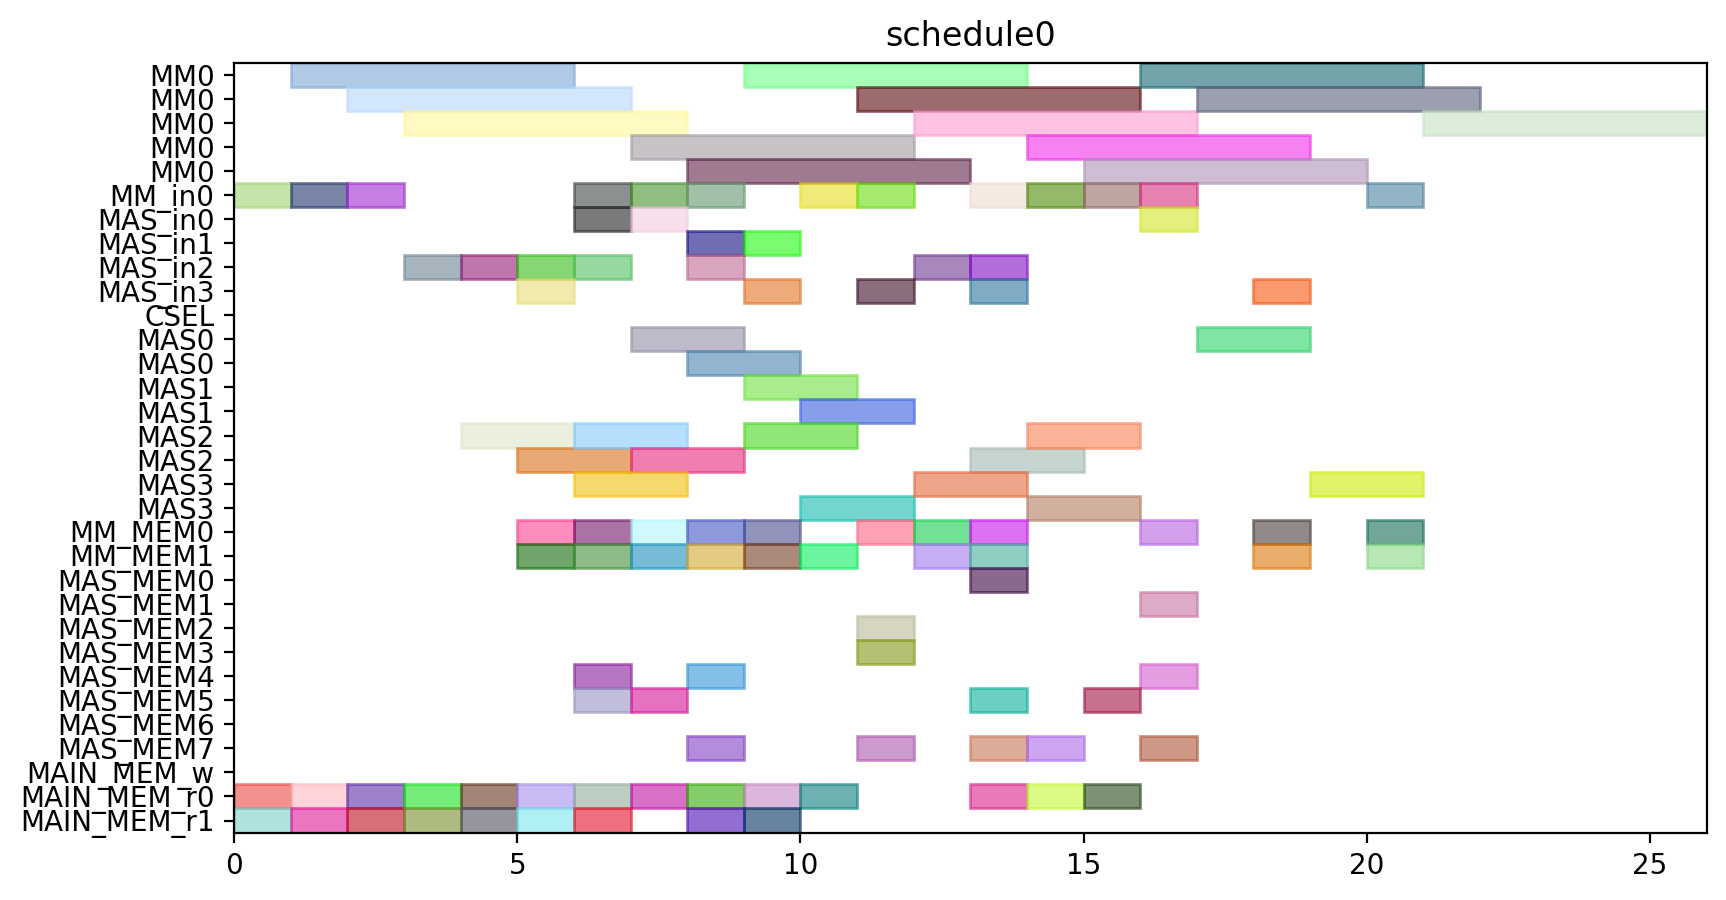

Write Python code to recreate this figure.
from pyschedule import Scenario, solvers, plotters, alt


def solve():
	horizon = 120
	S = Scenario("schedule0", horizon=horizon)

	# resource
	MM = S.Resources('MM', num=1, size=5)
	MM_in = S.Resources('MM_in', num=1)
	MAS_in = S.Resources('MAS_in', num=4)
	CSEL = S.Resource('CSEL')
	MAS = S.Resources('MAS', num=4, size=2, periods=range(1, horizon))
	MM_MEM = S.Resources('MM_MEM', num=2)
	MAS_MEM = S.Resources('MAS_MEM', num=8)
	MAIN_MEM_w = S.Resource('MAIN_MEM_w', size=1)
	MAIN_MEM_r = S.Resources('MAIN_MEM_r', num=2)

	# result of previous scheduling

	# new tasks
	t0 = S.Task('t0', length=5, delay_cost=1)
	t0 += alt(MM)
	t0_in = S.Task('t0_in', length=1, delay_cost=1)
	t0_in += alt(MM_in)
	S += t0_in*MM_in[0]<=t0*MM[0]
	t0_mem0 = S.Task('t0_mem0', length=1, delay_cost=1)
	t0_mem0 += MAIN_MEM_r[0]
	S += t0_mem0 <= t0

	t0_mem1 = S.Task('t0_mem1', length=1, delay_cost=1)
	t0_mem1 += MAIN_MEM_r[1]
	S += t0_mem1 <= t0

	t1 = S.Task('t1', length=5, delay_cost=1)
	t1 += alt(MM)
	t1_in = S.Task('t1_in', length=1, delay_cost=1)
	t1_in += alt(MM_in)
	S += t1_in*MM_in[0]<=t1*MM[0]
	t1_mem0 = S.Task('t1_mem0', length=1, delay_cost=1)
	t1_mem0 += MAIN_MEM_r[0]
	S += t1_mem0 <= t1

	t1_mem1 = S.Task('t1_mem1', length=1, delay_cost=1)
	t1_mem1 += MAIN_MEM_r[1]
	S += t1_mem1 <= t1

	t2 = S.Task('t2', length=5, delay_cost=1)
	t2 += alt(MM)
	t2_in = S.Task('t2_in', length=1, delay_cost=1)
	t2_in += alt(MM_in)
	S += t2_in*MM_in[0]<=t2*MM[0]
	t2_mem0 = S.Task('t2_mem0', length=1, delay_cost=1)
	t2_mem0 += MAIN_MEM_r[0]
	S += t2_mem0 <= t2

	t2_mem1 = S.Task('t2_mem1', length=1, delay_cost=1)
	t2_mem1 += MAIN_MEM_r[1]
	S += t2_mem1 <= t2

	t3 = S.Task('t3', length=2, delay_cost=1)
	t3 += alt(MAS)
	t3_in = S.Task('t3_in', length=1, delay_cost=1)
	t3_in += alt(MAS_in)
	S += t3_in*MAS_in[0]<=t3*MAS[0]

	S += t3_in*MAS_in[1]<=t3*MAS[1]

	S += t3_in*MAS_in[2]<=t3*MAS[2]

	S += t3_in*MAS_in[3]<=t3*MAS[3]

	t3_mem0 = S.Task('t3_mem0', length=1, delay_cost=1)
	t3_mem0 += MAIN_MEM_r[0]
	S += t3_mem0 <= t3

	t3_mem1 = S.Task('t3_mem1', length=1, delay_cost=1)
	t3_mem1 += MAIN_MEM_r[1]
	S += t3_mem1 <= t3

	t4 = S.Task('t4', length=2, delay_cost=1)
	t4 += alt(MAS)
	t4_in = S.Task('t4_in', length=1, delay_cost=1)
	t4_in += alt(MAS_in)
	S += t4_in*MAS_in[0]<=t4*MAS[0]

	S += t4_in*MAS_in[1]<=t4*MAS[1]

	S += t4_in*MAS_in[2]<=t4*MAS[2]

	S += t4_in*MAS_in[3]<=t4*MAS[3]

	t4_mem0 = S.Task('t4_mem0', length=1, delay_cost=1)
	t4_mem0 += MAIN_MEM_r[0]
	S += t4_mem0 <= t4

	t4_mem1 = S.Task('t4_mem1', length=1, delay_cost=1)
	t4_mem1 += MAIN_MEM_r[1]
	S += t4_mem1 <= t4

	t8 = S.Task('t8', length=2, delay_cost=1)
	t8 += alt(MAS)
	t8_in = S.Task('t8_in', length=1, delay_cost=1)
	t8_in += alt(MAS_in)
	S += t8_in*MAS_in[0]<=t8*MAS[0]

	S += t8_in*MAS_in[1]<=t8*MAS[1]

	S += t8_in*MAS_in[2]<=t8*MAS[2]

	S += t8_in*MAS_in[3]<=t8*MAS[3]

	t8_mem0 = S.Task('t8_mem0', length=1, delay_cost=1)
	t8_mem0 += MAIN_MEM_r[0]
	S += t8_mem0 <= t8

	t8_mem1 = S.Task('t8_mem1', length=1, delay_cost=1)
	t8_mem1 += MAIN_MEM_r[1]
	S += t8_mem1 <= t8

	t9 = S.Task('t9', length=2, delay_cost=1)
	t9 += alt(MAS)
	t9_in = S.Task('t9_in', length=1, delay_cost=1)
	t9_in += alt(MAS_in)
	S += t9_in*MAS_in[0]<=t9*MAS[0]

	S += t9_in*MAS_in[1]<=t9*MAS[1]

	S += t9_in*MAS_in[2]<=t9*MAS[2]

	S += t9_in*MAS_in[3]<=t9*MAS[3]

	t9_mem0 = S.Task('t9_mem0', length=1, delay_cost=1)
	t9_mem0 += MAIN_MEM_r[0]
	S += t9_mem0 <= t9

	t9_mem1 = S.Task('t9_mem1', length=1, delay_cost=1)
	t9_mem1 += MAIN_MEM_r[1]
	S += t9_mem1 <= t9

	t13 = S.Task('t13', length=2, delay_cost=1)
	t13 += alt(MAS)
	t13_in = S.Task('t13_in', length=1, delay_cost=1)
	t13_in += alt(MAS_in)
	S += t13_in*MAS_in[0]<=t13*MAS[0]

	S += t13_in*MAS_in[1]<=t13*MAS[1]

	S += t13_in*MAS_in[2]<=t13*MAS[2]

	S += t13_in*MAS_in[3]<=t13*MAS[3]

	t13_mem0 = S.Task('t13_mem0', length=1, delay_cost=1)
	t13_mem0 += MAIN_MEM_r[0]
	S += t13_mem0 <= t13

	t13_mem1 = S.Task('t13_mem1', length=1, delay_cost=1)
	t13_mem1 += MAIN_MEM_r[1]
	S += t13_mem1 <= t13

	t14 = S.Task('t14', length=2, delay_cost=1)
	t14 += alt(MAS)
	t14_in = S.Task('t14_in', length=1, delay_cost=1)
	t14_in += alt(MAS_in)
	S += t14_in*MAS_in[0]<=t14*MAS[0]

	S += t14_in*MAS_in[1]<=t14*MAS[1]

	S += t14_in*MAS_in[2]<=t14*MAS[2]

	S += t14_in*MAS_in[3]<=t14*MAS[3]

	t14_mem0 = S.Task('t14_mem0', length=1, delay_cost=1)
	t14_mem0 += MAIN_MEM_r[0]
	S += t14_mem0 <= t14

	t14_mem1 = S.Task('t14_mem1', length=1, delay_cost=1)
	t14_mem1 += MAIN_MEM_r[1]
	S += t14_mem1 <= t14

	t5 = S.Task('t5', length=5, delay_cost=1)
	t5 += alt(MM)
	t5_in = S.Task('t5_in', length=1, delay_cost=1)
	t5_in += alt(MM_in)
	S += t5_in*MM_in[0]<=t5*MM[0]
	t5_mem0 = S.Task('t5_mem0', length=1, delay_cost=1)
	t5_mem0 += alt(MAS_MEM)
	S += (t3*MAS[0])-1 < t5_mem0*MAS_MEM[0]
	S += (t3*MAS[1])-1 < t5_mem0*MAS_MEM[2]
	S += (t3*MAS[2])-1 < t5_mem0*MAS_MEM[4]
	S += (t3*MAS[3])-1 < t5_mem0*MAS_MEM[6]
	S += t5_mem0 <= t5

	t5_mem1 = S.Task('t5_mem1', length=1, delay_cost=1)
	t5_mem1 += alt(MAS_MEM)
	S += (t4*MAS[0])-1 < t5_mem1*MAS_MEM[1]
	S += (t4*MAS[1])-1 < t5_mem1*MAS_MEM[3]
	S += (t4*MAS[2])-1 < t5_mem1*MAS_MEM[5]
	S += (t4*MAS[3])-1 < t5_mem1*MAS_MEM[7]
	S += t5_mem1 <= t5

	t6 = S.Task('t6', length=2, delay_cost=1)
	t6 += alt(MAS)
	t6_in = S.Task('t6_in', length=1, delay_cost=1)
	t6_in += alt(MAS_in)
	S += t6_in*MAS_in[0]<=t6*MAS[0]

	S += t6_in*MAS_in[1]<=t6*MAS[1]

	S += t6_in*MAS_in[2]<=t6*MAS[2]

	S += t6_in*MAS_in[3]<=t6*MAS[3]

	t6_mem0 = S.Task('t6_mem0', length=1, delay_cost=1)
	t6_mem0 += alt(MM_MEM)
	S += (t0*MM[0])-1 < t6_mem0*MM_MEM[0]
	S += t6_mem0 <= t6

	t6_mem1 = S.Task('t6_mem1', length=1, delay_cost=1)
	t6_mem1 += alt(MM_MEM)
	S += (t1*MM[0])-1 < t6_mem1*MM_MEM[1]
	S += t6_mem1 <= t6

	t10 = S.Task('t10', length=5, delay_cost=1)
	t10 += alt(MM)
	t10_in = S.Task('t10_in', length=1, delay_cost=1)
	t10_in += alt(MM_in)
	S += t10_in*MM_in[0]<=t10*MM[0]
	t10_mem0 = S.Task('t10_mem0', length=1, delay_cost=1)
	t10_mem0 += alt(MAS_MEM)
	S += (t8*MAS[0])-1 < t10_mem0*MAS_MEM[0]
	S += (t8*MAS[1])-1 < t10_mem0*MAS_MEM[2]
	S += (t8*MAS[2])-1 < t10_mem0*MAS_MEM[4]
	S += (t8*MAS[3])-1 < t10_mem0*MAS_MEM[6]
	S += t10_mem0 <= t10

	t10_mem1 = S.Task('t10_mem1', length=1, delay_cost=1)
	t10_mem1 += alt(MAS_MEM)
	S += (t9*MAS[0])-1 < t10_mem1*MAS_MEM[1]
	S += (t9*MAS[1])-1 < t10_mem1*MAS_MEM[3]
	S += (t9*MAS[2])-1 < t10_mem1*MAS_MEM[5]
	S += (t9*MAS[3])-1 < t10_mem1*MAS_MEM[7]
	S += t10_mem1 <= t10

	t11 = S.Task('t11', length=2, delay_cost=1)
	t11 += alt(MAS)
	t11_in = S.Task('t11_in', length=1, delay_cost=1)
	t11_in += alt(MAS_in)
	S += t11_in*MAS_in[0]<=t11*MAS[0]

	S += t11_in*MAS_in[1]<=t11*MAS[1]

	S += t11_in*MAS_in[2]<=t11*MAS[2]

	S += t11_in*MAS_in[3]<=t11*MAS[3]

	t11_mem0 = S.Task('t11_mem0', length=1, delay_cost=1)
	t11_mem0 += alt(MM_MEM)
	S += (t1*MM[0])-1 < t11_mem0*MM_MEM[0]
	S += t11_mem0 <= t11

	t11_mem1 = S.Task('t11_mem1', length=1, delay_cost=1)
	t11_mem1 += alt(MM_MEM)
	S += (t2*MM[0])-1 < t11_mem1*MM_MEM[1]
	S += t11_mem1 <= t11

	t15 = S.Task('t15', length=5, delay_cost=1)
	t15 += alt(MM)
	t15_in = S.Task('t15_in', length=1, delay_cost=1)
	t15_in += alt(MM_in)
	S += t15_in*MM_in[0]<=t15*MM[0]
	t15_mem0 = S.Task('t15_mem0', length=1, delay_cost=1)
	t15_mem0 += alt(MAS_MEM)
	S += (t13*MAS[0])-1 < t15_mem0*MAS_MEM[0]
	S += (t13*MAS[1])-1 < t15_mem0*MAS_MEM[2]
	S += (t13*MAS[2])-1 < t15_mem0*MAS_MEM[4]
	S += (t13*MAS[3])-1 < t15_mem0*MAS_MEM[6]
	S += t15_mem0 <= t15

	t15_mem1 = S.Task('t15_mem1', length=1, delay_cost=1)
	t15_mem1 += alt(MAS_MEM)
	S += (t14*MAS[0])-1 < t15_mem1*MAS_MEM[1]
	S += (t14*MAS[1])-1 < t15_mem1*MAS_MEM[3]
	S += (t14*MAS[2])-1 < t15_mem1*MAS_MEM[5]
	S += (t14*MAS[3])-1 < t15_mem1*MAS_MEM[7]
	S += t15_mem1 <= t15

	t16 = S.Task('t16', length=2, delay_cost=1)
	t16 += alt(MAS)
	t16_in = S.Task('t16_in', length=1, delay_cost=1)
	t16_in += alt(MAS_in)
	S += t16_in*MAS_in[0]<=t16*MAS[0]

	S += t16_in*MAS_in[1]<=t16*MAS[1]

	S += t16_in*MAS_in[2]<=t16*MAS[2]

	S += t16_in*MAS_in[3]<=t16*MAS[3]

	t16_mem0 = S.Task('t16_mem0', length=1, delay_cost=1)
	t16_mem0 += alt(MM_MEM)
	S += (t0*MM[0])-1 < t16_mem0*MM_MEM[0]
	S += t16_mem0 <= t16

	t16_mem1 = S.Task('t16_mem1', length=1, delay_cost=1)
	t16_mem1 += alt(MM_MEM)
	S += (t2*MM[0])-1 < t16_mem1*MM_MEM[1]
	S += t16_mem1 <= t16

	t19 = S.Task('t19', length=5, delay_cost=1)
	t19 += alt(MM)
	t19_in = S.Task('t19_in', length=1, delay_cost=1)
	t19_in += alt(MM_in)
	S += t19_in*MM_in[0]<=t19*MM[0]
	t19_mem0 = S.Task('t19_mem0', length=1, delay_cost=1)
	t19_mem0 += MAIN_MEM_r[0]
	S += t19_mem0 <= t19

	t19_mem1 = S.Task('t19_mem1', length=1, delay_cost=1)
	t19_mem1 += alt(MM_MEM)
	S += (t2*MM[0])-1 < t19_mem1*MM_MEM[1]
	S += t19_mem1 <= t19

	t24 = S.Task('t24', length=2, delay_cost=1)
	t24 += alt(MAS)
	t24_in = S.Task('t24_in', length=1, delay_cost=1)
	t24_in += alt(MAS_in)
	S += t24_in*MAS_in[0]<=t24*MAS[0]

	S += t24_in*MAS_in[1]<=t24*MAS[1]

	S += t24_in*MAS_in[2]<=t24*MAS[2]

	S += t24_in*MAS_in[3]<=t24*MAS[3]

	t24_mem0 = S.Task('t24_mem0', length=1, delay_cost=1)
	t24_mem0 += alt(MM_MEM)
	S += (t0*MM[0])-1 < t24_mem0*MM_MEM[0]
	S += t24_mem0 <= t24

	t24_mem1 = S.Task('t24_mem1', length=1, delay_cost=1)
	t24_mem1 += alt(MM_MEM)
	S += (t0*MM[0])-1 < t24_mem1*MM_MEM[1]
	S += t24_mem1 <= t24

	t26 = S.Task('t26', length=5, delay_cost=1)
	t26 += alt(MM)
	t26_in = S.Task('t26_in', length=1, delay_cost=1)
	t26_in += alt(MM_in)
	S += t26_in*MM_in[0]<=t26*MM[0]
	t26_mem0 = S.Task('t26_mem0', length=1, delay_cost=1)
	t26_mem0 += MAIN_MEM_r[0]
	S += t26_mem0 <= t26

	t26_mem1 = S.Task('t26_mem1', length=1, delay_cost=1)
	t26_mem1 += alt(MM_MEM)
	S += (t2*MM[0])-1 < t26_mem1*MM_MEM[1]
	S += t26_mem1 <= t26

	t7 = S.Task('t7', length=2, delay_cost=1)
	t7 += alt(MAS)
	t7_in = S.Task('t7_in', length=1, delay_cost=1)
	t7_in += alt(MAS_in)
	S += t7_in*MAS_in[0]<=t7*MAS[0]

	S += t7_in*MAS_in[1]<=t7*MAS[1]

	S += t7_in*MAS_in[2]<=t7*MAS[2]

	S += t7_in*MAS_in[3]<=t7*MAS[3]

	t7_mem0 = S.Task('t7_mem0', length=1, delay_cost=1)
	t7_mem0 += alt(MM_MEM)
	S += (t5*MM[0])-1 < t7_mem0*MM_MEM[0]
	S += t7_mem0 <= t7

	t7_mem1 = S.Task('t7_mem1', length=1, delay_cost=1)
	t7_mem1 += alt(MAS_MEM)
	S += (t6*MAS[0])-1 < t7_mem1*MAS_MEM[1]
	S += (t6*MAS[1])-1 < t7_mem1*MAS_MEM[3]
	S += (t6*MAS[2])-1 < t7_mem1*MAS_MEM[5]
	S += (t6*MAS[3])-1 < t7_mem1*MAS_MEM[7]
	S += t7_mem1 <= t7

	t12 = S.Task('t12', length=2, delay_cost=1)
	t12 += alt(MAS)
	t12_in = S.Task('t12_in', length=1, delay_cost=1)
	t12_in += alt(MAS_in)
	S += t12_in*MAS_in[0]<=t12*MAS[0]

	S += t12_in*MAS_in[1]<=t12*MAS[1]

	S += t12_in*MAS_in[2]<=t12*MAS[2]

	S += t12_in*MAS_in[3]<=t12*MAS[3]

	t12_mem0 = S.Task('t12_mem0', length=1, delay_cost=1)
	t12_mem0 += alt(MM_MEM)
	S += (t10*MM[0])-1 < t12_mem0*MM_MEM[0]
	S += t12_mem0 <= t12

	t12_mem1 = S.Task('t12_mem1', length=1, delay_cost=1)
	t12_mem1 += alt(MAS_MEM)
	S += (t11*MAS[0])-1 < t12_mem1*MAS_MEM[1]
	S += (t11*MAS[1])-1 < t12_mem1*MAS_MEM[3]
	S += (t11*MAS[2])-1 < t12_mem1*MAS_MEM[5]
	S += (t11*MAS[3])-1 < t12_mem1*MAS_MEM[7]
	S += t12_mem1 <= t12

	t17 = S.Task('t17', length=2, delay_cost=1)
	t17 += alt(MAS)
	t17_in = S.Task('t17_in', length=1, delay_cost=1)
	t17_in += alt(MAS_in)
	S += t17_in*MAS_in[0]<=t17*MAS[0]

	S += t17_in*MAS_in[1]<=t17*MAS[1]

	S += t17_in*MAS_in[2]<=t17*MAS[2]

	S += t17_in*MAS_in[3]<=t17*MAS[3]

	t17_mem0 = S.Task('t17_mem0', length=1, delay_cost=1)
	t17_mem0 += alt(MM_MEM)
	S += (t15*MM[0])-1 < t17_mem0*MM_MEM[0]
	S += t17_mem0 <= t17

	t17_mem1 = S.Task('t17_mem1', length=1, delay_cost=1)
	t17_mem1 += alt(MAS_MEM)
	S += (t16*MAS[0])-1 < t17_mem1*MAS_MEM[1]
	S += (t16*MAS[1])-1 < t17_mem1*MAS_MEM[3]
	S += (t16*MAS[2])-1 < t17_mem1*MAS_MEM[5]
	S += (t16*MAS[3])-1 < t17_mem1*MAS_MEM[7]
	S += t17_mem1 <= t17

	t25 = S.Task('t25', length=2, delay_cost=1)
	t25 += alt(MAS)
	t25_in = S.Task('t25_in', length=1, delay_cost=1)
	t25_in += alt(MAS_in)
	S += t25_in*MAS_in[0]<=t25*MAS[0]

	S += t25_in*MAS_in[1]<=t25*MAS[1]

	S += t25_in*MAS_in[2]<=t25*MAS[2]

	S += t25_in*MAS_in[3]<=t25*MAS[3]

	t25_mem0 = S.Task('t25_mem0', length=1, delay_cost=1)
	t25_mem0 += alt(MM_MEM)
	S += (t0*MM[0])-1 < t25_mem0*MM_MEM[0]
	S += t25_mem0 <= t25

	t25_mem1 = S.Task('t25_mem1', length=1, delay_cost=1)
	t25_mem1 += alt(MAS_MEM)
	S += (t24*MAS[0])-1 < t25_mem1*MAS_MEM[1]
	S += (t24*MAS[1])-1 < t25_mem1*MAS_MEM[3]
	S += (t24*MAS[2])-1 < t25_mem1*MAS_MEM[5]
	S += (t24*MAS[3])-1 < t25_mem1*MAS_MEM[7]
	S += t25_mem1 <= t25

	t29 = S.Task('t29', length=2, delay_cost=1)
	t29 += alt(MAS)
	t29_in = S.Task('t29_in', length=1, delay_cost=1)
	t29_in += alt(MAS_in)
	S += t29_in*MAS_in[0]<=t29*MAS[0]

	S += t29_in*MAS_in[1]<=t29*MAS[1]

	S += t29_in*MAS_in[2]<=t29*MAS[2]

	S += t29_in*MAS_in[3]<=t29*MAS[3]

	t29_mem0 = S.Task('t29_mem0', length=1, delay_cost=1)
	t29_mem0 += alt(MM_MEM)
	S += (t0*MM[0])-1 < t29_mem0*MM_MEM[0]
	S += t29_mem0 <= t29

	t29_mem1 = S.Task('t29_mem1', length=1, delay_cost=1)
	t29_mem1 += alt(MM_MEM)
	S += (t26*MM[0])-1 < t29_mem1*MM_MEM[1]
	S += t29_mem1 <= t29

	t18 = S.Task('t18', length=5, delay_cost=1)
	t18 += alt(MM)
	t18_in = S.Task('t18_in', length=1, delay_cost=1)
	t18_in += alt(MM_in)
	S += t18_in*MM_in[0]<=t18*MM[0]
	t18_mem0 = S.Task('t18_mem0', length=1, delay_cost=1)
	t18_mem0 += MAIN_MEM_r[0]
	S += t18_mem0 <= t18

	t18_mem1 = S.Task('t18_mem1', length=1, delay_cost=1)
	t18_mem1 += alt(MAS_MEM)
	S += (t12*MAS[0])-1 < t18_mem1*MAS_MEM[1]
	S += (t12*MAS[1])-1 < t18_mem1*MAS_MEM[3]
	S += (t12*MAS[2])-1 < t18_mem1*MAS_MEM[5]
	S += (t12*MAS[3])-1 < t18_mem1*MAS_MEM[7]
	S += t18_mem1 <= t18

	t27 = S.Task('t27', length=5, delay_cost=1)
	t27 += alt(MM)
	t27_in = S.Task('t27_in', length=1, delay_cost=1)
	t27_in += alt(MM_in)
	S += t27_in*MM_in[0]<=t27*MM[0]
	t27_mem0 = S.Task('t27_mem0', length=1, delay_cost=1)
	t27_mem0 += MAIN_MEM_r[0]
	S += t27_mem0 <= t27

	t27_mem1 = S.Task('t27_mem1', length=1, delay_cost=1)
	t27_mem1 += alt(MAS_MEM)
	S += (t12*MAS[0])-1 < t27_mem1*MAS_MEM[1]
	S += (t12*MAS[1])-1 < t27_mem1*MAS_MEM[3]
	S += (t12*MAS[2])-1 < t27_mem1*MAS_MEM[5]
	S += (t12*MAS[3])-1 < t27_mem1*MAS_MEM[7]
	S += t27_mem1 <= t27

	t28 = S.Task('t28', length=2, delay_cost=1)
	t28 += alt(MAS)
	t28_in = S.Task('t28_in', length=1, delay_cost=1)
	t28_in += alt(MAS_in)
	S += t28_in*MAS_in[0]<=t28*MAS[0]

	S += t28_in*MAS_in[1]<=t28*MAS[1]

	S += t28_in*MAS_in[2]<=t28*MAS[2]

	S += t28_in*MAS_in[3]<=t28*MAS[3]

	t28_mem0 = S.Task('t28_mem0', length=1, delay_cost=1)
	t28_mem0 += alt(MAS_MEM)
	S += (t25*MAS[0])-1 < t28_mem0*MAS_MEM[0]
	S += (t25*MAS[1])-1 < t28_mem0*MAS_MEM[2]
	S += (t25*MAS[2])-1 < t28_mem0*MAS_MEM[4]
	S += (t25*MAS[3])-1 < t28_mem0*MAS_MEM[6]
	S += t28_mem0 <= t28

	t28_mem1 = S.Task('t28_mem1', length=1, delay_cost=1)
	t28_mem1 += alt(MM_MEM)
	S += (t26*MM[0])-1 < t28_mem1*MM_MEM[1]
	S += t28_mem1 <= t28

	t30 = S.Task('t30', length=5, delay_cost=1)
	t30 += alt(MM)
	t30_in = S.Task('t30_in', length=1, delay_cost=1)
	t30_in += alt(MM_in)
	S += t30_in*MM_in[0]<=t30*MM[0]
	t30_mem0 = S.Task('t30_mem0', length=1, delay_cost=1)
	t30_mem0 += MAIN_MEM_r[0]
	S += t30_mem0 <= t30

	t30_mem1 = S.Task('t30_mem1', length=1, delay_cost=1)
	t30_mem1 += alt(MAS_MEM)
	S += (t29*MAS[0])-1 < t30_mem1*MAS_MEM[1]
	S += (t29*MAS[1])-1 < t30_mem1*MAS_MEM[3]
	S += (t29*MAS[2])-1 < t30_mem1*MAS_MEM[5]
	S += (t29*MAS[3])-1 < t30_mem1*MAS_MEM[7]
	S += t30_mem1 <= t30

	t20 = S.Task('t20', length=2, delay_cost=1)
	t20 += alt(MAS)
	t20_in = S.Task('t20_in', length=1, delay_cost=1)
	t20_in += alt(MAS_in)
	S += t20_in*MAS_in[0]<=t20*MAS[0]

	S += t20_in*MAS_in[1]<=t20*MAS[1]

	S += t20_in*MAS_in[2]<=t20*MAS[2]

	S += t20_in*MAS_in[3]<=t20*MAS[3]

	t20_mem0 = S.Task('t20_mem0', length=1, delay_cost=1)
	t20_mem0 += alt(MM_MEM)
	S += (t19*MM[0])-1 < t20_mem0*MM_MEM[0]
	S += t20_mem0 <= t20

	t20_mem1 = S.Task('t20_mem1', length=1, delay_cost=1)
	t20_mem1 += alt(MM_MEM)
	S += (t18*MM[0])-1 < t20_mem1*MM_MEM[1]
	S += t20_mem1 <= t20

	t31 = S.Task('t31', length=5, delay_cost=1)
	t31 += alt(MM)
	t31_in = S.Task('t31_in', length=1, delay_cost=1)
	t31_in += alt(MM_in)
	S += t31_in*MM_in[0]<=t31*MM[0]
	t31_mem0 = S.Task('t31_mem0', length=1, delay_cost=1)
	t31_mem0 += alt(MM_MEM)
	S += (t27*MM[0])-1 < t31_mem0*MM_MEM[0]
	S += t31_mem0 <= t31

	t31_mem1 = S.Task('t31_mem1', length=1, delay_cost=1)
	t31_mem1 += alt(MM_MEM)
	S += (t30*MM[0])-1 < t31_mem1*MM_MEM[1]
	S += t31_mem1 <= t31

	t35 = S.Task('t35', length=5, delay_cost=1)
	t35 += alt(MM)
	t35_in = S.Task('t35_in', length=1, delay_cost=1)
	t35_in += alt(MM_in)
	S += t35_in*MM_in[0]<=t35*MM[0]
	t35_mem0 = S.Task('t35_mem0', length=1, delay_cost=1)
	t35_mem0 += alt(MAS_MEM)
	S += (t7*MAS[0])-1 < t35_mem0*MAS_MEM[0]
	S += (t7*MAS[1])-1 < t35_mem0*MAS_MEM[2]
	S += (t7*MAS[2])-1 < t35_mem0*MAS_MEM[4]
	S += (t7*MAS[3])-1 < t35_mem0*MAS_MEM[6]
	S += t35_mem0 <= t35

	t35_mem1 = S.Task('t35_mem1', length=1, delay_cost=1)
	t35_mem1 += alt(MAS_MEM)
	S += (t28*MAS[0])-1 < t35_mem1*MAS_MEM[1]
	S += (t28*MAS[1])-1 < t35_mem1*MAS_MEM[3]
	S += (t28*MAS[2])-1 < t35_mem1*MAS_MEM[5]
	S += (t28*MAS[3])-1 < t35_mem1*MAS_MEM[7]
	S += t35_mem1 <= t35

	solvers.mip.solve(S,msg=1,kind='CPLEX',ratio_gap=1.01)

	solution = [['hoge']*len(S.solution()[1]) for i in range(len(S.solution()))]
	for i in range(len(S.solution())):
		for j in range(len(S.solution()[i])):
			solution[i][j]=str(S.solution()[i][j])
	print(solution)

	cycles = int(solution[-1][3])

	pic_file_name = "/home/mfukuda/ABE/multiRAM_multiMAS_16mux/scheduling_result/stage5MM1_stage2MAS4/EP_ADD_A_ANY/schedule0.png"
	if(S.solution() != []):
		plotters.matplotlib.plot(S,img_filename=pic_file_name, show_task_labels=False, fig_size=(cycles*0.25+3, 5))

	return solution
